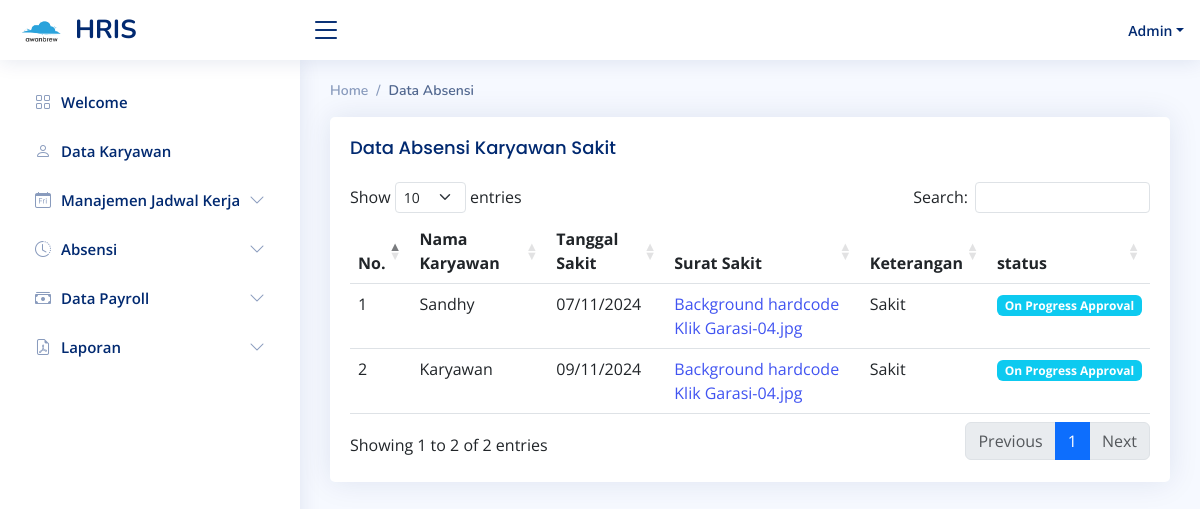
The app's page /?page=absen_sakit (signed in) with its own data.
### tables this page shows
CREATE TABLE `tb_absen` (
  `id` int(11) NOT NULL,
  `id_karyawan` varchar(255) NOT NULL,
  `tanggal_absen` varchar(255) NOT NULL,
  `surat_sakit` varchar(255) DEFAULT NULL,
  `keterangan` varchar(255) NOT NULL,
  `type_absen` varchar(255) DEFAULT NULL,
  `status` varchar(255) DEFAULT NULL
);

CREATE TABLE `tb_user` (
  `id` int(11) NOT NULL,
  `name` varchar(255) NOT NULL,
  `password` varchar(255) NOT NULL,
  `role` varchar(255) DEFAULT NULL,
  `salary` varchar(255) DEFAULT NULL,
  `upah_lembur` varchar(255) DEFAULT NULL
);

### pages/absensi/absen_sakit.php (the view, shortened to what this page needs)
<?php
include 'koneksi.php';
?>
<div class="pagetitle">
    <nav>
        <ol class="breadcrumb">
            <li class="breadcrumb-item">Home</li>
            <li class="breadcrumb-item active">Data Absensi</li>
        </ol>
    </nav>
</div>
<section class="section">
    <div class="row">
        <div class="col-lg-12">
            <div class="card">
                <div class="card-body">
                    <h5 class="card-title">
                        Data Absensi Karyawan Sakit
                    </h5>
                    <table class="table" id="datatable">
                        <thead>
                            <tr>
                                <th>No.</th>
                                <th>Nama Karyawan</th>
                                <th>Tanggal Sakit</th>
                                <th>Surat Sakit</th>
                                <th>Keterangan</th>
                                <th>status</th>
                            </tr>
                        </thead>
                        <tbody>
                            <?php
                            $no = 1;
                            $id_user =  $_SESSION['id'];
                            if ($_SESSION['role'] == 'admin' || $_SESSION['role'] == 'owner') {
                                $sql = $conn->query(" SELECT * FROM tb_absen tas LEFT JOIN tb_user tu on tas.id_karyawan = tu.id WHERE tas.type_absen = 'sakit' ");
                            }
                            else {
                                $sql = $conn->query(" SELECT * FROM tb_absen tas LEFT JOIN tb_user tu on tas.id_karyawan = tu.id WHERE id_karyawan = '$id_user' AND tas.type_absen = 'sakit' ");
                            }
                            while ($data = $sql->fetch_assoc()) {
                            ?>
                                <tr>
                                    <td><?php echo $no++; ?></td>
                                    <td><?php echo $data["name"];  ?></td>
                                    <td><?php echo date("d/m/Y", strtotime($data["tanggal_absen"]));  ?></td>
                                    <td><a href="<?php echo "./file_bukti/".$data["surat_sakit"]; ?>" target="_blank"><?php echo $data["surat_sakit"]; ?></a></td>
                                    <td><?php echo $data["keterangan"];  ?></td>
                                    <td>
                                        <?php if (isset($data["status"]) && $data["status"] == 'submit') {  ?>
                                             <span class="badge bg-info">On Progress Approval</span>
                                        <?php } else if (isset($data["status"]) && $data["status"] == 'reject') { ?>
                                            <span class="badge bg-danger">Reject</span>
                                        <?php } else {?>
                                            <span class="badge bg-success">Approve</span>
                                        <?php } ?>
                                    </td>
                                </tr>
                            <?php } ?>
                        </tbody>
                    </table>
                </div>
            </div>
        </div>
    </div>
</section>

### assets/css/style.css (style rules this page uses)
:root { scroll-behavior: smooth; }
body { font-family: "Open Sans", sans-serif; background: #f6f9ff; color: #444444; }
a { color: #4154f1; text-decoration: none; }
h1, h2, h3, h4, h5, h6 { font-family: "Nunito", sans-serif; }
.pagetitle { margin-bottom: 10px; }
.card { margin-bottom: 30px; border: none; border-radius: 5px; box-shadow: 0px 0 30px rgba(1, 41, 112, 0.1); }
.card-title { padding: 20px 0 15px 0; font-size: 18px; font-weight: 500; color: #012970; font-family: "Poppins", sans-serif; }
.card-body { padding: 0 20px 20px 20px; }
.breadcrumb { font-size: 14px; font-family: "Nunito", sans-serif; color: #899bbd; font-weight: 600; }
.breadcrumb .breadcrumb-item::before { color: #899bbd; }
.breadcrumb .active { color: #51678f; font-weight: 600; }

### records on screen
tb_absen: tb_user.name "Sandhy", tanggal_absen "07/11/2024", surat_sakit "Background hardcode Klik Garasi-04.jpg", keterangan "Sakit", status "On Progress Approval"
tb_absen: tb_user.name "Karyawan", tanggal_absen "09/11/2024", surat_sakit "Background hardcode Klik Garasi-04.jpg", keterangan "Sakit", status "On Progress Approval"

### other values on screen
$username "Admin"
